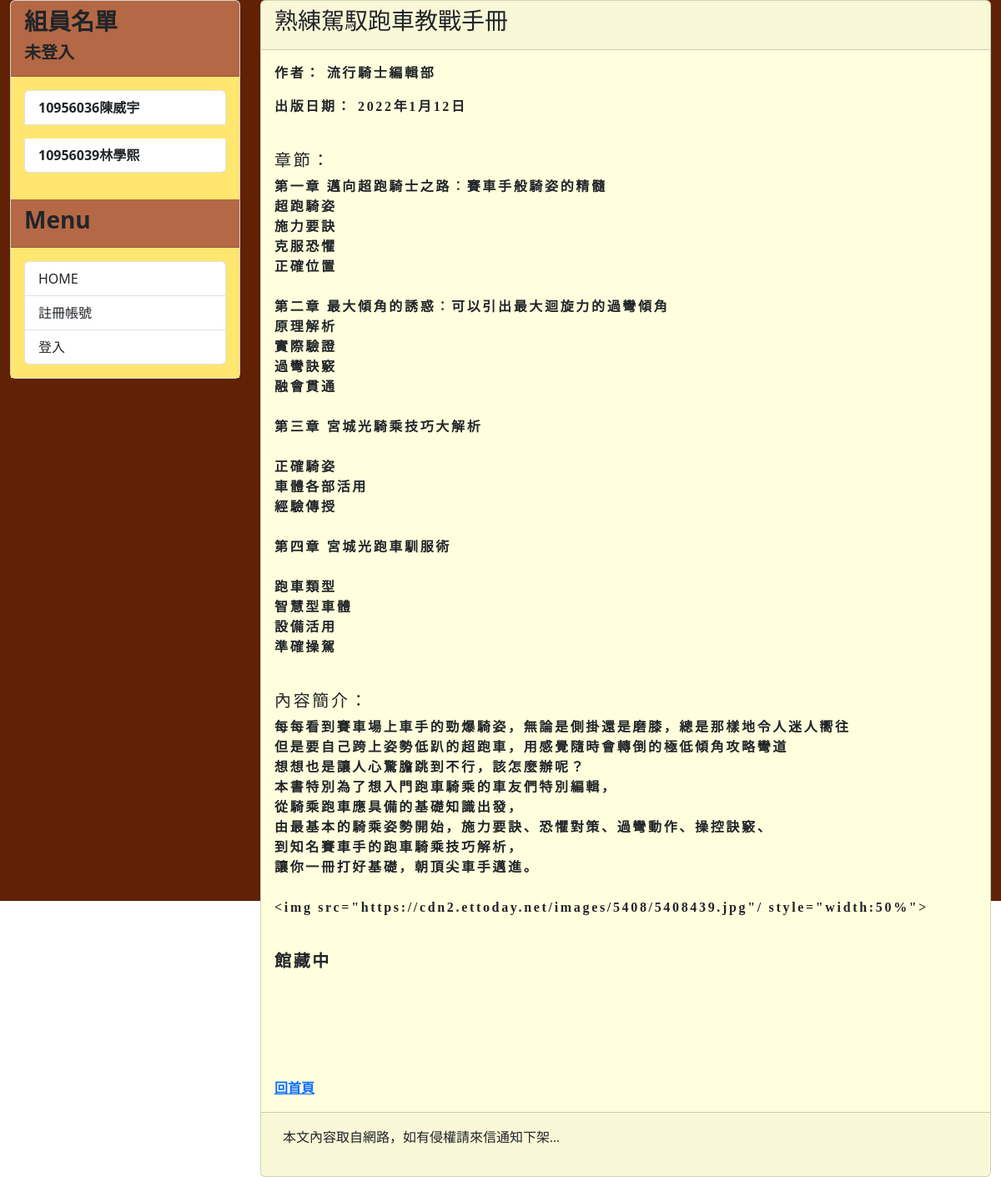
Screenshot of /book/SportsCar with the database file from the repository.
### mysite/models.py (models this page shows, shortened)
class Book(models.Model):
    title = models.CharField(max_length=200)
    slug = models.CharField(max_length=200)
    chap = models.CharField(max_length=2000)
    author = models.CharField(max_length=100)
    body = models.TextField(null=False, blank=True)
    pub_date = models.DateField()
    STATUS_CHOICES = (
        ('available', '館藏中'),
        ('borrowed', '外借中')
    )
    status = models.CharField(max_length=20, choices=STATUS_CHOICES, default='available')
    class Meta:
        ordering = ('-pub_date', )
    @property
    def display_status(self):
        return dict(self.STATUS_CHOICES)[self.status]

### mysite/views.py (the view)
# urls.py: path('book/<slug:slug>', mv.showpost, name="showpost"),
def showpost(request,slug):
    post = Book.objects.get(slug=slug)
    return render(request, 'post.html', locals())

### mysite/templatetags/markdown_extras.py (called while the page is built)
@register.filter
def convert_markdown(text):
    return markdown.markdown(text)

### mysite/templates/post.html (shortened to what this page needs)
{% extends 'base.html' %}
{% load markdown_extras %}
{% block headmessage %}
    <h3 style='font-family: 微軟正黑體;'>{{ post.title }}</h3>
{% endblock %}
{% block content %}
    <div style='font-family: 微軟正黑體; letter-spacing: 2pt;'>
        <p>作者： {{ post.author }}</p>
        <p>出版日期： {{ post.pub_date }}</p>
        <br>
        <h5>章節：</h5>
        <div>{{ post.chap | convert_markdown | safe }}</div>
        <br>
        <h5>內容簡介：</h5>
        <div>{{ post.body | convert_markdown | safe }}</div>
        <br>
        <h5 style="font-weight: bold;">{{post.display_status}}</h5>
    </div>
    <br><br><br><br><br>
    <a style='font-family: 微軟正黑體; text-align: right;' href='{% url "homepage" %}'>回首頁</a>
{% endblock %}

### rows the page displays
Book: title "熟練駕馭跑車教戰手冊", author "流行騎士編輯部", pub_date "2022年1月12日", chap|convert_markdown "第一章 邁向超跑騎士之路︰賽車手般騎姿的精髓 超跑騎姿 施力要訣 克服恐懼 正確位置 第二章 最大傾角的誘惑︰可以引出最大迴旋力的過彎傾角 原理解析 實際驗證 過彎訣竅 融會貫通 第三章 宮城光騎乘技巧大解析 正確騎姿 車體各部活用 經驗傳授 第四章 宮城光跑車馴服術 跑車類型 智慧型車體 設備活用 準確操駕", body|convert_markdown "每每看到賽車場上車手的勁爆騎姿，無論是側掛還是磨膝，總是那樣地令人迷人嚮往 但是要自己跨上姿勢低趴的超跑車，用感覺隨時會轉倒的極低傾角攻略彎道 想想也是讓人心驚膽跳到不行，該怎麼辦呢？ 本書特別為了想入門跑車騎乘的車友們特別編輯， 從騎乘跑車應具備的基礎知識出發， 由最基本的騎乘姿勢開始，施力要訣、恐懼對策、過彎動作、操控訣竅、 到知名賽車手的跑車騎乘技巧解析， 讓你一冊打好基礎，朝頂尖車手邁進。 <img src=\"https://cdn2.ettoday.net/images/5408/5408439.jpg\"/ style=\"width:50%\">", display_status "館藏中"
